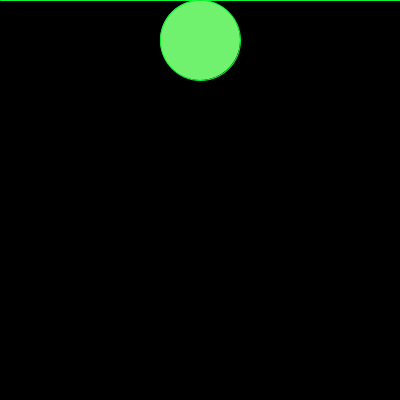
Frame 1 (no input)
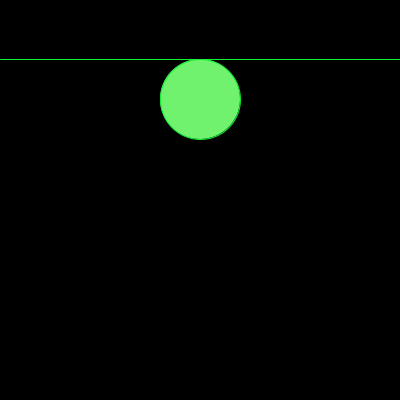
Frame 60 (the mouse pressed at the canvas centre just before this capture)
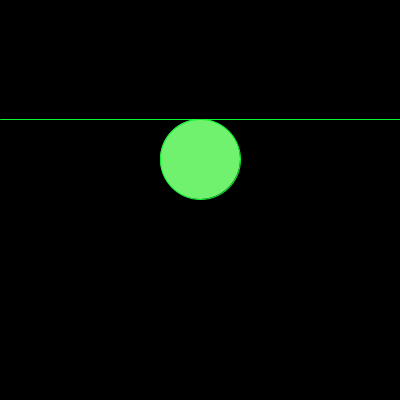
Frame 120 (the mouse held since frame 60 and released just before this capture)

The Processing sketch that drew these frames (run headless with seeded random() and noise(); from frame 60 on, the mouse is pressed at the canvas centre):

// Processing sketch: Ejercicio19
// ── Ejercicio19.pde
int posY=0;
int incremento =1;
int distanciaRadio=40;
void setup(){
  size(400,400);
} 

void draw(){
background(0);//color de fondo
stroke(#0CF531);
line(0,posY,width,posY);
fill(#70F26E);
ellipse(width/2,posY+distanciaRadio,80,80);

posY+=incremento;//incrementa en uno la variable
if(posY>=height||posY<=0){
 incremento*=-1;
 distanciaRadio*=-1;
}

}
